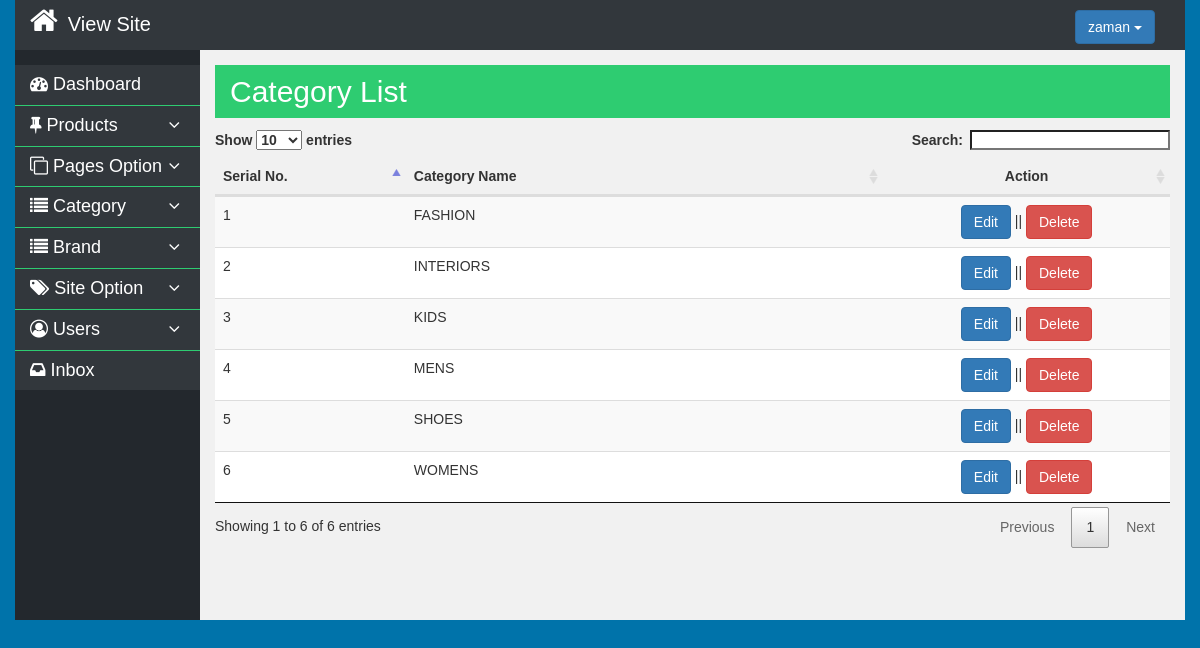
The page /admin/category.php (signed in) on the database its author committed.
### tables this page shows
CREATE TABLE `category_table` (
  `categoryId` int(11) NOT NULL,
  `category` varchar(55) NOT NULL
);

### libs/Database.php (called while the page is built, shortened)
<?php
class Database{
    public $host   = DB_HOST;
    public $user   = DB_USER;
    public $pass   = DB_PASS;
    public $dbname = DB_NAME;
    public $link;
    public function dbConnect(){
        $this->link = new mysqli($this->host, $this->user, $this->pass, $this->dbname);
    }
    public function readData($query){
        $result = $this->link->query($query) or die($this->link->error.__LINE__);
        if($result->num_rows > 0){
            return $result;
        }
        else {
            return false;
        }
    }
}
?>

### libs/Category.php (called while the page is built, shortened)
<?php
class Category{
	private $db;
 	public function __construct(){
 		$this->db = new Database();
 	}
 	public function getAllCat(){
 		$query = "SELECT * FROM category_table ORDER BY category ASC";
 		$result = $this->db->readData($query);
 		return $result;
 	}
}
?>

### admin/category.php (the view, shortened to what this page needs)
<?php include "include/header.php"; ?>
<?php $cat = new Category(); ?>
    <section class="main-section">
        <div class="container-fluid">
            <div class="row">
                <div class="col-md-3 col-lg-2 col-sm-4 col-xs-12 padding-right15">
                    <?php include "include/sidebar.php" ?>
                </div>
                <div class="col-md-9 col-lg-10 col-sm-8 col-xs-12 padding-left15">
                    <div class="main-content">
                        <div class="display-flax-content">
                            <div class="section-title">
                                <h2>Category List</h2>
                            </div>
                            <div class="content">
                                <div class="catlist">
                                    <table class="table table-striped" id="dataTable">
                                        <thead>
                                            <tr>
                                                <th width="20%">Serial No.</th>
                                                <th width="50%">Category Name</th>
                                                <th width="30%" class="text-center">Action</th>
                                            </tr>
                                        </thead>
                                        <tbody>
                                        <?php
                                            $getCat = $cat->getAllCat();
                                            if ($getCat) {
                                                $i= 0;
                                                while ($value = $getCat->fetch_assoc()) {
                                                    $i++;
                                        ?>
                                            <tr>
                                                <td><?php echo $i; ?></td>
                                                <td><?php echo $value["category"]; ?></td>
                                                <td class="text-center"><a href="" class="btn btn-primary">Edit</a> || <a href="?cat_delete=<?php echo $value['categoryId'];?>" class="btn btn-danger" onclick="return confirm('Are you sure?\nPress a button! OK or Cancel To confirm.');">Delete</a></td>
                                            </tr>
                                        <?php } } ?>
                                        </tbody>
                                    </table>
                                </div>
                            </div>
                        </div>
                    </div>
                </div>
            </div>
        </div>
    </section>
<?php include "include/footer.php"; ?>

### admin/css/datatables/datatables.css (style rules this page uses)
table.dataTable { width: 100%; margin: 0 auto; clear: both; border-collapse: separate; border-spacing: 0; }
table.dataTable thead th, table.dataTable tfoot th { font-weight: bold; }
table.dataTable thead th, table.dataTable thead td { padding: 10px 18px; border-bottom: 1px solid #111; }
table.dataTable thead .sorting, table.dataTable thead .sorting_asc, table.dataTable thead .sorting_desc, table.dataTable thead .sorting_asc_disabled, table.dataTable thead .sorting_desc_disabled { cursor: pointer; *cursor: hand; background-repeat: no-repeat; background-position: center right; }
table.dataTable thead .sorting { background-image: url("DataTables-1.10.18/images/sort_both.png"); }
table.dataTable thead .sorting_asc { background-image: url("DataTables-1.10.18/images/sort_asc.png"); }
table.dataTable tbody tr { background-color: #ffffff; }
table.dataTable tbody th, table.dataTable tbody td { padding: 8px 10px; }
table.dataTable.no-footer { border-bottom: 1px solid #111; }
table.dataTable, table.dataTable th, table.dataTable td { box-sizing: content-box; }

### admin/css/main.css (style rules this page uses)
html { color: #222; font-size: 1em; line-height: 1.4; }

### admin/style.css (style rules this page uses)
* { margin: 0; padding: 0; }
body { font-family: sans-serif; font-size: 14px; line-height: 25px; background: #0073aa; overflow-x:hidden; }
.section-title { padding: 10px 15px; background: #2ecc71; }
.section-title h2 { margin: 0px; color: #fff; }
.main-content { background: #F1F1F1; padding: 15px; min-height: 570px; }
.padding-left15 { padding-left: 0px; }
.padding-right15 { padding-right: 0px; }
.addpost, .catlist, .postlist-block, .userlist-block, .inbox { margin-top: 10px; }

### rows shown on the page
category_table: category "FASHION"
category_table: category "INTERIORS"
category_table: category "KIDS"
category_table: category "MENS"
category_table: category "SHOES"
category_table: category "WOMENS"

### other values the page prints
$username "zaman"
